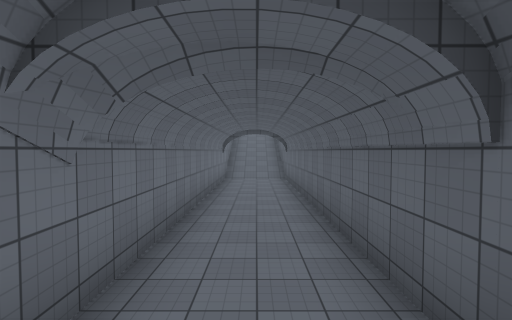
View 1 (above)

17 first-person views from a walk through a 3-D level made in the Unity game engine. The camera is 1.2 m above the floor, tilts 2° down and sees 85° across. The floor is counted in squares, 2 m on a side. Each view is taken from the middle of a square. On the plan, view 1 faces up. The plan holds only what a view shows up to about 9 squares ahead; the rest is blank. The place goes on beyond the plan. The player character is not drawn. Some animated figures are left out. Surface patterns are stand-ins for the level's own textures.

View 2
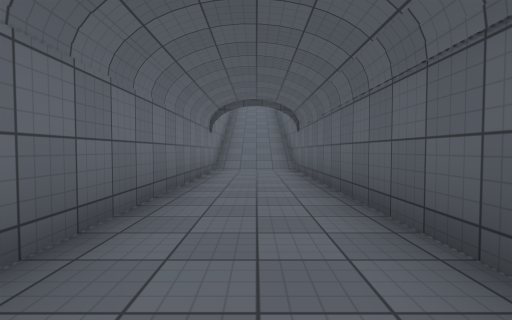

View 3
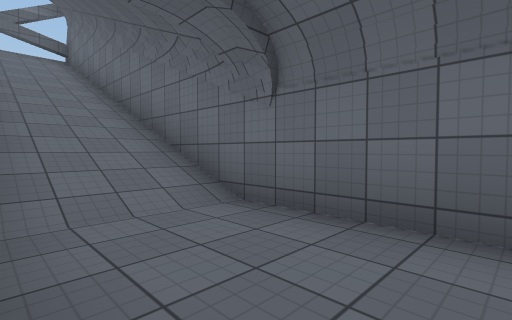

View 4
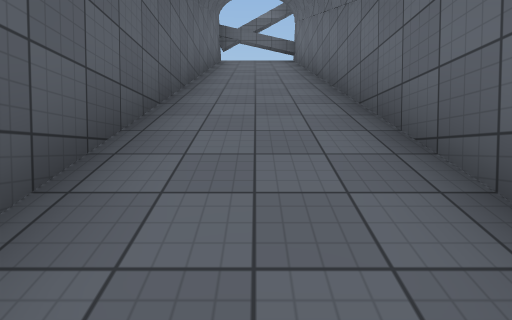

View 5
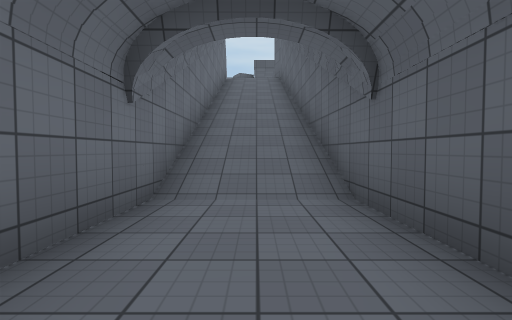

View 6
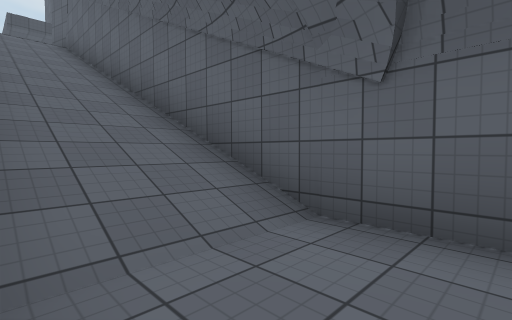

View 7
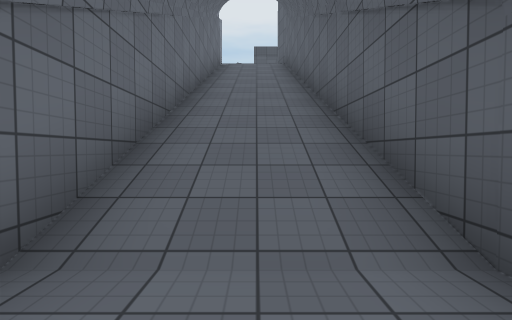

View 8
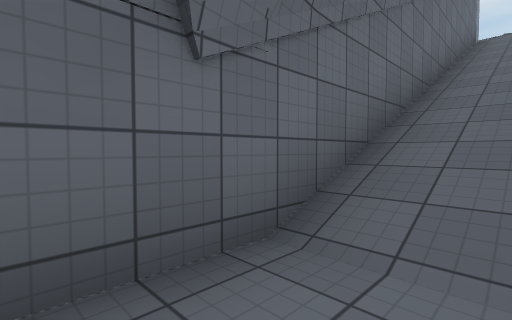

View 9
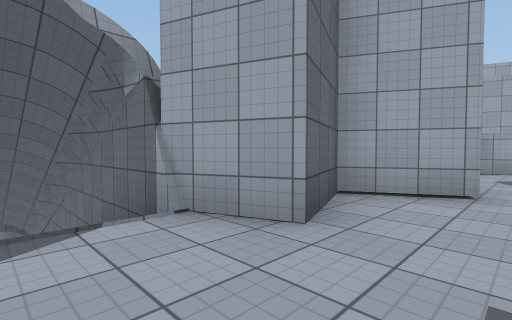

View 10
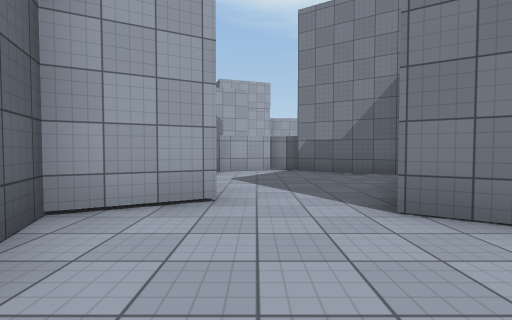

View 11
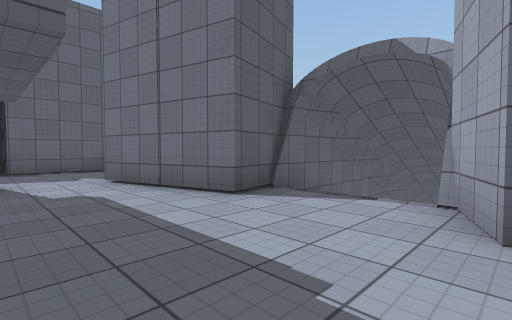

View 12
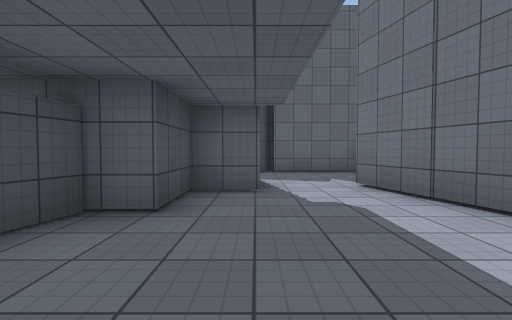

View 13
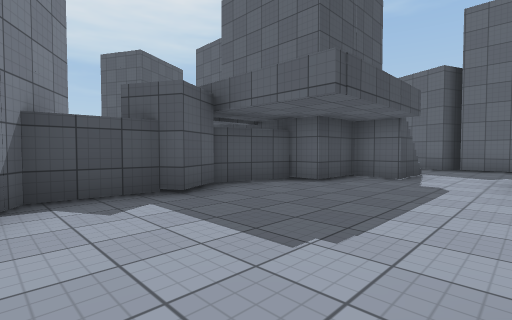

View 14
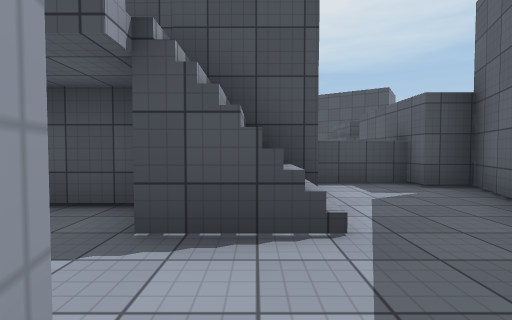

View 15
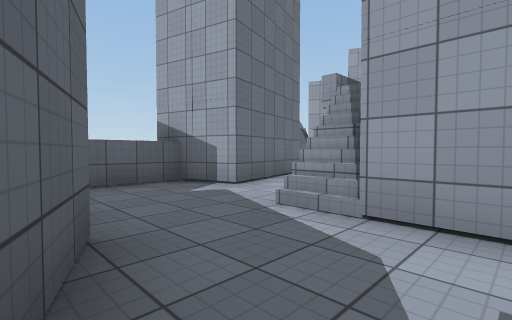

View 16
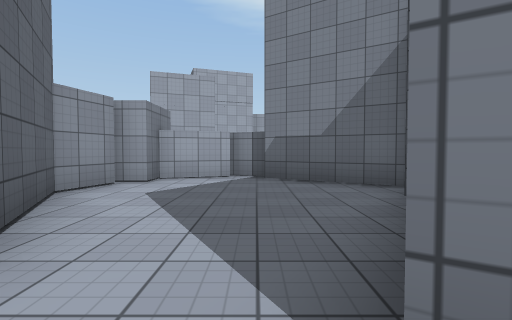

View 17
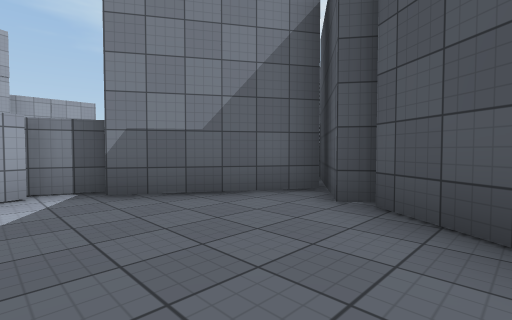

### Floor plan
Key: @ floor where view 1 was taken; # wall or solid block; x gap in a wall; . main floor; - floor 1 m lower than the main floor; _ floor 7.75 m lower than the main floor; / step, stairs or slope.
Columns run from 10 left of view 1 to 8 right of it. Each row starts with its distance up from view 1.
 27   ###         #####
 26  ##.###########...#
 25 ##....#.....###..##
 24 #.............#..#
 23 #................##
 22 ##...##......#...#
 21  ########..#######
 20         #//#
 19         #//#
 18         #//#
 17         #//##
 16         #///#
 15         #///#
 14         #///#
 13         #///#
 12         #///#
 11         #___#
 10         #___#
  9         #___#
  8         #___#
  7         #___#
  6         #___#
  5         #___#
  4         #___#
  3         #___#
  2         #___#
  1         #///#
  0         #/@/#
 -1         #///#
 -2         #///#
 -3         #///#
 -4         #///#
 -5         #///#
 -6         #///#
 -7         #-/-#
 -8          x###

Where each view was taken, in squares from view 1:
view 1: 0 up, 0 right, facing up
view 2: 3 up, 0 right, facing up
view 3: 4 up, 1 right, facing down-left
view 4: 2 up, 0 right, facing down
view 5: 8 up, 0 right, facing up
view 6: 10 up, 1 left, facing up-right
view 7: 10 up, 0 right, facing up
view 8: 10 up, 0 right, facing up-left
view 9: 23 up, 0 right, facing down-left
view 10: 23 up, 1 left, facing left
view 11: 24 up, 2 left, facing down-right
view 12: 24 up, 1 left, facing right
view 13: 22 up, 3 left, facing up-right
view 14: 22 up, 4 right, facing up
view 15: 26 up, 7 right, facing down-left
view 16: 24 up, 3 left, facing left
view 17: 23 up, 5 left, facing up-left
